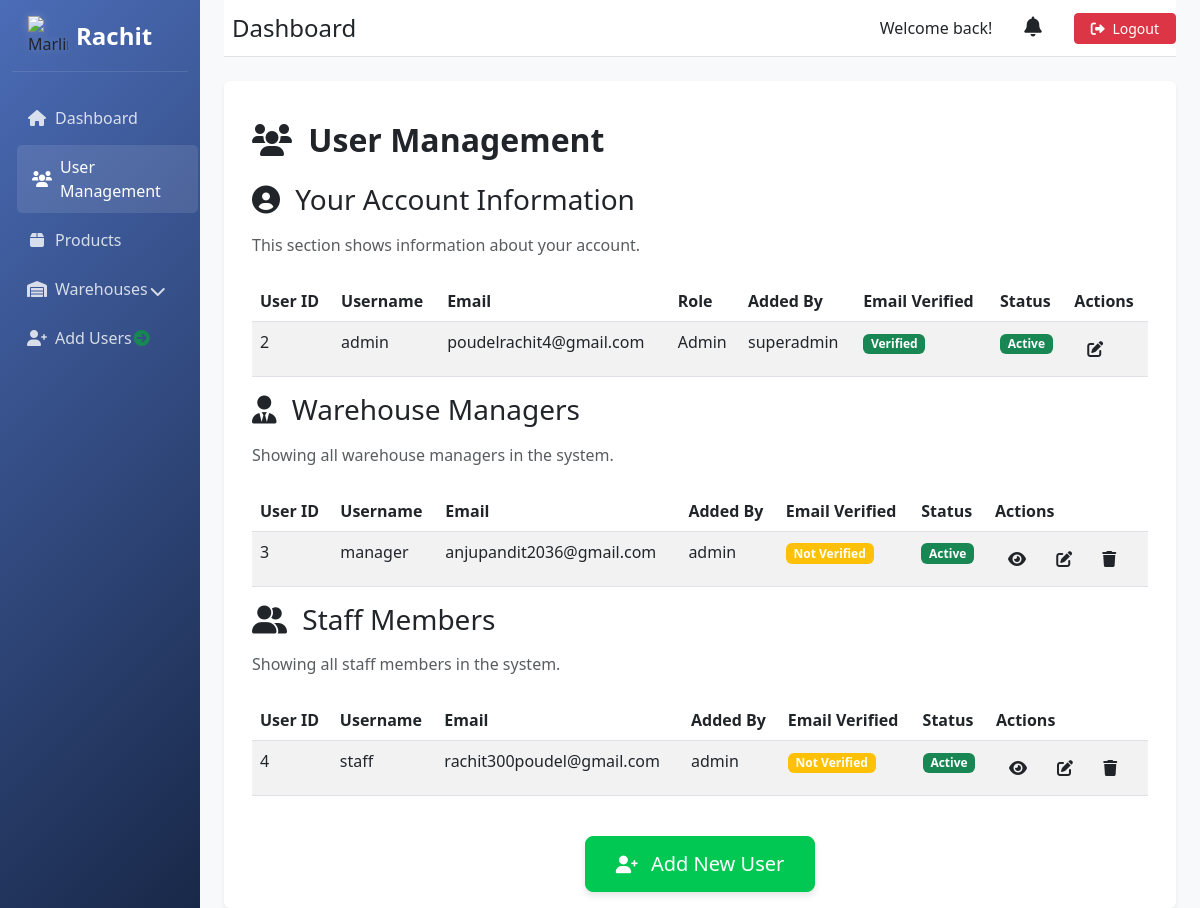
Page /user_statistics/ (signed in) on the committed database.
### user/models.py (models this page shows, shortened)
class CustomUser(AbstractUser):
    ROLE_CHOICES = [
        ('super_admin', 'Super Admin'),
        ('admin', 'Admin'),
        ('warehouse_manager', 'Warehouse Manager'),
        ('staff', 'Staff'),
        ('customer', 'Customer'),
    ]
    role = models.CharField(max_length=20, choices=ROLE_CHOICES, default='customer')
    email = models.EmailField(unique=True, blank=False, null=False)
    is_email_verified = models.BooleanField(default=False)
    verification_token = models.CharField(max_length=100, blank=True, null=True)
    warehouse = models.ForeignKey(Warehouse, on_delete=models.SET_NULL, null=True, blank=True, related_name='employees')
    is_approved = models.BooleanField(default=False)
    is_verified = models.BooleanField(default=False)
    is_staff = models.BooleanField(default=False)
    created_by = models.ForeignKey('self', on_delete=models.SET_NULL, null=True, blank=True, related_name='created_users')
    reset_password_token = models.CharField(max_length=32, null=True, blank=True)
    reset_password_expires = models.DateTimeField(null=True, blank=True)
    @property
    def unread_notifications_count(self):
        return self.notifications.filter(is_read=False).count()

### user/views.py (the view)
# urls.py: path('user_statistics/', views.user_statistics, name='user_statistics'),  # User statistics (Admin)
@login_required
def user_statistics(request):
    if request.user.role != 'admin':
        return HttpResponseForbidden("You are not authorized to view this page")
    users = CustomUser.objects.select_related('created_by').all().order_by('role')
    users_created_by_me = CustomUser.objects.filter(created_by=request.user).select_related('created_by')
    warehouse_managers = CustomUser.objects.filter(role='warehouse_manager').select_related('created_by')
    staff_members = CustomUser.objects.filter(role='staff').select_related('created_by')
    context = {
        'users': users,
        'users_created_by_me': users_created_by_me,
        'warehouse_managers': warehouse_managers,
        'staff_members': staff_members,
    }
    return render(request, 'user_statistics.html', context)

### templates/user_statistics.html (shortened to what this page needs)
{% extends 'base_dashboard.html' %}
{% block sidebar_menu %}
<ul class="nav flex-column">
    <li class="nav-item">
        <a class="nav-link" href="{% url 'admin_dashboard' %}">
            <i class="fas fa-home me-2"></i> Dashboard
        </a>
    </li>
    <li class="nav-item">
        <a class="nav-link active" href="{% url 'user_statistics' %}">
            <i class="fas fa-users me-2"></i> User Management
        </a>
    </li>
    <li class="nav-item">
        <a class="nav-link" href="{% url 'product_management' %}">
            <i class="fas fa-box me-2"></i> Products
        </a>
    </li>
    <li class="nav-item">
        <a class="nav-link" href="#warehouseManagement" data-bs-toggle="collapse" role="button">
            <i class="fas fa-warehouse me-2"></i> Warehouses
            <i class="fas fa-chevron-down float-end mt-1"></i>
        </a>
    </li>
    <li class="nav-item">
        <a class="nav-link special-link" href="{% url 'add_user_page' %}">
            <i class="fas fa-user-plus me-2"></i> <span>Add Users</span>
            <div class="float-end d-none d-md-block">
                <i class="fas fa-arrow-circle-right text-success"></i>
            </div>
        </a>
    </li>
</ul>
{% endblock %}
{% block content %}
<div class="container mt-4">
    <h2 class="mb-4 text-purple fw-bold"><i class="fas fa-users me-2"></i> User Management</h2>
    <div class="section-card">
        <h3 class="mb-3 text-purple"><i class="fas fa-user-circle me-2"></i> Your Account Information</h3>
        <p class="text-muted mb-4">This section shows information about your account.</p>
        <div class="table-responsive">
            <table class="table table-striped">
                <thead>
                    <tr>
                        <th>User ID</th>
                        <th>Username</th>
                        <th>Email</th>
                        <th>Role</th>
                        <th>Added By</th>
                        <th>Email Verified</th>
                        <th>Status</th>
                        <th>Actions</th>
                    </tr>
                </thead>
                <tbody>
                    <tr>
                        <td>{{ request.user.id }}</td>
                        <td>{{ request.user.username }}</td>
                        <td>{{ request.user.email }}</td>
                        <td>{{ request.user.get_role_display }}</td>
                        <td>
                            {% if request.user.created_by %}
                                {{ request.user.created_by.username }}
                            {% else %}
                                -
                            {% endif %}
                        </td>
                        <td>
                            {% if request.user.is_email_verified %}
                                <span class="badge bg-success">Verified</span>
                            {% else %}
                                <span class="badge bg-warning">Not Verified</span>
                            {% endif %}
                        </td>
                        <td>
                            {% if request.user.is_active %}
                                <span class="badge bg-success">Active</span>
                            {% else %}
                                <span class="badge bg-danger">Inactive</span>
                            {% endif %}
                        </td>
                        <td>
                            <a href="#" class="btn btn-action btn-edit">
                                <i class="fas fa-edit"></i>
                            </a>
                        </td>
                    </tr>
                </tbody>
            </table>
        </div>
    </div>
    <div class="section-card">
        <h3 class="mb-3 text-purple"><i class="fas fa-user-tie me-2"></i> Warehouse Managers</h3>
        <p class="text-muted mb-4">Showing all warehouse managers in the system.</p>
        <div class="table-responsive">
            <table class="table table-striped">
                <thead>
                    <tr>
                        <th>User ID</th>
                        <th>Username</th>
                        <th>Email</th>
                        <th>Added By</th>
                        <th>Email Verified</th>
                        <th>Status</th>
                        <th>Actions</th>
                    </tr>
                </thead>
                <tbody>
                    {% for manager in warehouse_managers %}
                    <tr>
                        <td>{{ manager.id }}</td>
                        <td>{{ manager.username }}</td>
                        <td>{{ manager.email }}</td>
                        <td>
                            {% if manager.created_by %}
                                {{ manager.created_by.username }}
                            {% else %}
                                -
                            {% endif %}
                        </td>
                        <td>
                            {% if manager.is_email_verified %}
                                <span class="badge bg-success">Verified</span>
                            {% else %}
                                <span class="badge bg-warning">Not Verified</span>
                            {% endif %}
                        </td>
                        <td>
                            {% if manager.is_active %}
                                <span class="badge bg-success">Active</span>
                            {% else %}
                                <span class="badge bg-danger">Inactive</span>
                            {% endif %}
                        </td>
                        <td>
                            <a href="#" class="btn btn-action btn-view">
                                <i class="fas fa-eye"></i>
                            </a>
                            <a href="#" class="btn btn-action btn-edit">
                                <i class="fas fa-edit"></i>
                            </a>
                            <a href="#" class="btn btn-action btn-delete">
                                <i class="fas fa-trash"></i>
                            </a>
                        </td>
                    </tr>
                    {% empty %}
                    <tr>
                        <td colspan="7" class="text-center">No warehouse managers found.</td>
                    </tr>
                    {% endfor %}
                </tbody>
            </table>
        </div>
    </div>
    <div class="section-card">
        <h3 class="mb-3 text-purple"><i class="fas fa-user-friends me-2"></i> Staff Members</h3>
        <p class="text-muted mb-4">Showing all staff members in the system.</p>
        <div class="table-responsive">
            <table class="table table-striped">
                <thead>
                    <tr>
                        <th>User ID</th>
                        <th>Username</th>
                        <th>Email</th>
                        <th>Added By</th>
                        <th>Email Verified</th>
                        <th>Status</th>
                        <th>Actions</th>
                    </tr>
                </thead>
                <tbody>
                    {% for staff in staff_members %}
                    <tr>
                        <td>{{ staff.id }}</td>
                        <td>{{ staff.username }}</td>
                        <td>{{ staff.email }}</td>
                        <td>
                            {% if staff.created_by %}
                                {{ staff.created_by.username }}
                            {% else %}
                                -
                            {% endif %}
                        </td>
                        <td>
                            {% if staff.is_email_verified %}
                                <span class="badge bg-success">Verified</span>
                            {% else %}
                                <span class="badge bg-warning">Not Verified</span>
                            {% endif %}
                        </td>
                        <td>
                            {% if staff.is_active %}
                                <span class="badge bg-success">Active</span>
                            {% else %}
                                <span class="badge bg-danger">Inactive</span>
                            {% endif %}
                        </td>
                        <td>
                            <a href="#" class="btn btn-action btn-view">
                                <i class="fas fa-eye"></i>
                            </a>
                            <a href="#" class="btn btn-action btn-edit">
                                <i class="fas fa-edit"></i>
                            </a>
                            <a href="#" class="btn btn-action btn-delete">
                                <i class="fas fa-trash"></i>
                            </a>
                        </td>
                    </tr>
                    {% empty %}
                    <tr>
                        <td colspan="7" class="text-center">No staff members found.</td>
                    </tr>
                    {% endfor %}
                </tbody>
            </table>
        </div>
    </div>
    <div class="mt-4 text-center">
        <a href="{% url 'add_user_page' %}" class="btn btn-lg btn-add-user" style="background-color: #00c853; border-color: #00c853; color: white; font-weight: 500; padding: 12px 30px; box-shadow: 0 4px 6px rgba(0,0,0,0.1);">
            <i class="fas fa-user-plus me-2" style="font-size: 1.1rem;"></i> Add New User
        </a>
    </div>
</div>
{% endblock %}

### static/css/dashboard.css (style rules this page uses)
.sidebar-menu a { color: rgba(255,255,255,0.8); padding: 10px 15px; border-radius: 5px; margin-bottom: 5px; transition: all 0.2s ease; display: flex; align-items: center; }
.sidebar-menu a:hover, .sidebar-menu a.active { background-color: rgba(255,255,255,0.1); color: white; transform: translateX(5px); }
.sidebar-menu i { margin-right: 10px; width: 20px; text-align: center; }

### static/css/custom.css (style rules this page uses)
body { background: linear-gradient(135deg, #f0f9ff 0%, #e0f2fe 100%); }
thead { background: linear-gradient(to right, #f9fafb, #f3f4f6); position: sticky; top: 0; z-index: 10; }

### rows in the picture
CustomUser: user.id "2", user.username "admin", user.email "poudelrachit4@gmail.com", user.role "Admin", user.created_by.username "superadmin"
CustomUser: id "3", username "manager", email "anjupandit2036@gmail.com", created_by.username "admin", is_email_verified "Not Verified", is_active "Active"
CustomUser: id "4", username "staff", email "rachit300poudel@gmail.com", created_by.username "admin", is_email_verified "Not Verified", is_active "Active"
